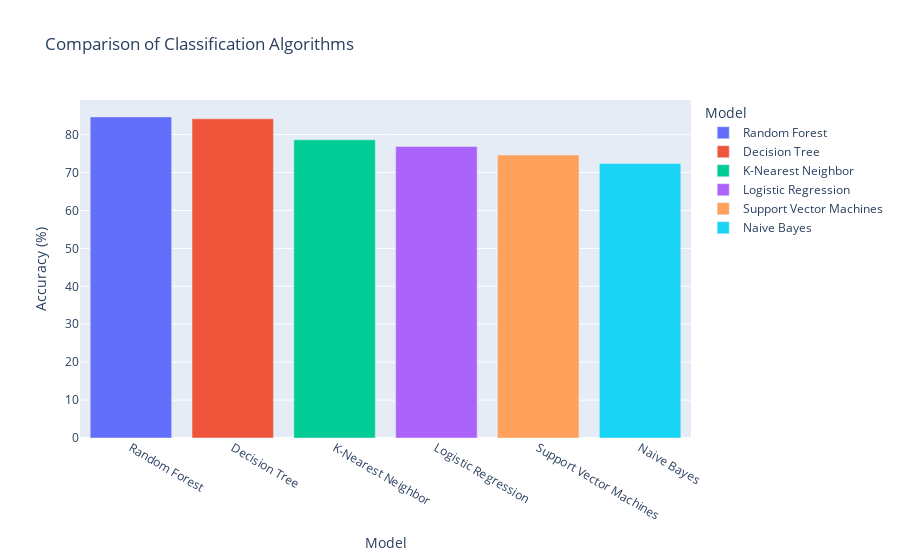

Write notebook code for a chart like this one.
### Code cell
# Create a DataFrame with the model names and accuracy scores
models = pd.DataFrame({
    'Model' : ['Logistic Regression', 'Decision Tree', 'Random Forest', 'K-Nearest Neighbor','Naive Bayes', 'Support Vector Machines'],
    'Accuracy Score' : [Accuracy_lr, Accuracy_dt, Accuracy_rf, Accuracy_knn, Accuracy_nb, Accuracy_svc]
})

# Sort the models DataFrame by accuracy score in descending order
models = models.sort_values(by='Accuracy Score', ascending=False)

# Create a bar chart using px.bar
fig = px.bar(
    data_frame=models,
    x='Model',
    y='Accuracy Score',
    color='Model',
    title='Comparison of Classification Algorithms',
    labels={'Accuracy Score': 'Accuracy (%)'}
)

fig.show()

### Figure 1 — Plotly figure (JSON) as saved in the notebook; plotly's stock layout.template omitted (floating-point values rounded to 4 significant figures)
{"data": [{"alignmentgroup": "True", "hovertemplate": "Model=%{x}<br>Accuracy (%)=%{y}<extra></extra>", "legendgroup": "Random Forest", "marker": {"color": "#636efa", "pattern": {"shape": ""}}, "name": "Random Forest", "offsetgroup": "Random Forest", "orientation": "v", "showlegend": true, "textposition": "auto", "x": ["Random Forest"], "xaxis": "x", "y": [84.67], "yaxis": "y", "type": "bar"}, {"alignmentgroup": "True", "hovertemplate": "Model=%{x}<br>Accuracy (%)=%{y}<extra></extra>", "legendgroup": "Decision Tree", "marker": {"color": "#EF553B", "pattern": {"shape": ""}}, "name": "Decision Tree", "offsetgroup": "Decision Tree", "orientation": "v", "showlegend": true, "textposition": "auto", "x": ["Decision Tree"], "xaxis": "x", "y": [84.17], "yaxis": "y", "type": "bar"}, {"alignmentgroup": "True", "hovertemplate": "Model=%{x}<br>Accuracy (%)=%{y}<extra></extra>", "legendgroup": "K-Nearest Neighbor", "marker": {"color": "#00cc96", "pattern": {"shape": ""}}, "name": "K-Nearest Neighbor", "offsetgroup": "K-Nearest Neighbor", "orientation": "v", "showlegend": true, "textposition": "auto", "x": ["K-Nearest Neighbor"], "xaxis": "x", "y": [78.64], "yaxis": "y", "type": "bar"}, {"alignmentgroup": "True", "hovertemplate": "Model=%{x}<br>Accuracy (%)=%{y}<extra></extra>", "legendgroup": "Logistic Regression", "marker": {"color": "#ab63fa", "pattern": {"shape": ""}}, "name": "Logistic Regression", "offsetgroup": "Logistic Regression", "orientation": "v", "showlegend": true, "textposition": "auto", "x": ["Logistic Regression"], "xaxis": "x", "y": [76.88], "yaxis": "y", "type": "bar"}, {"alignmentgroup": "True", "hovertemplate": "Model=%{x}<br>Accuracy (%)=%{y}<extra></extra>", "legendgroup": "Support Vector Machines", "marker": {"color": "#FFA15A", "pattern": {"shape": ""}}, "name": "Support Vector Machines", "offsetgroup": "Support Vector Machines", "orientation": "v", "showlegend": true, "textposition": "auto", "x": ["Support Vector Machines"], "xaxis": "x", "y": [74.62], "yaxis": "y", "type": "bar"}, {"alignmentgroup": "True", "hovertemplate": "Model=%{x}<br>Accuracy (%)=%{y}<extra></extra>", "legendgroup": "Naive Bayes", "marker": {"color": "#19d3f3", "pattern": {"shape": ""}}, "name": "Naive Bayes", "offsetgroup": "Naive Bayes", "orientation": "v", "showlegend": true, "textposition": "auto", "x": ["Naive Bayes"], "xaxis": "x", "y": [72.36], "yaxis": "y", "type": "bar"}], "layout": {"xaxis": {"anchor": "y", "domain": [0, 1], "title": {"text": "Model"}, "categoryorder": "array", "categoryarray": ["Random Forest", "Decision Tree", "K-Nearest Neighbor", "Logistic Regression", "Support Vector Machines", "Naive Bayes"], "type": "category", "range": [-0.5, 5.5], "autorange": true}, "yaxis": {"anchor": "x", "domain": [0, 1], "title": {"text": "Accuracy (%)"}, "type": "linear", "range": [0, 89.13], "autorange": true}, "legend": {"title": {"text": "Model"}, "tracegroupgap": 0}, "title": {"text": "Comparison of Classification Algorithms"}, "barmode": "relative", "autosize": true}}
